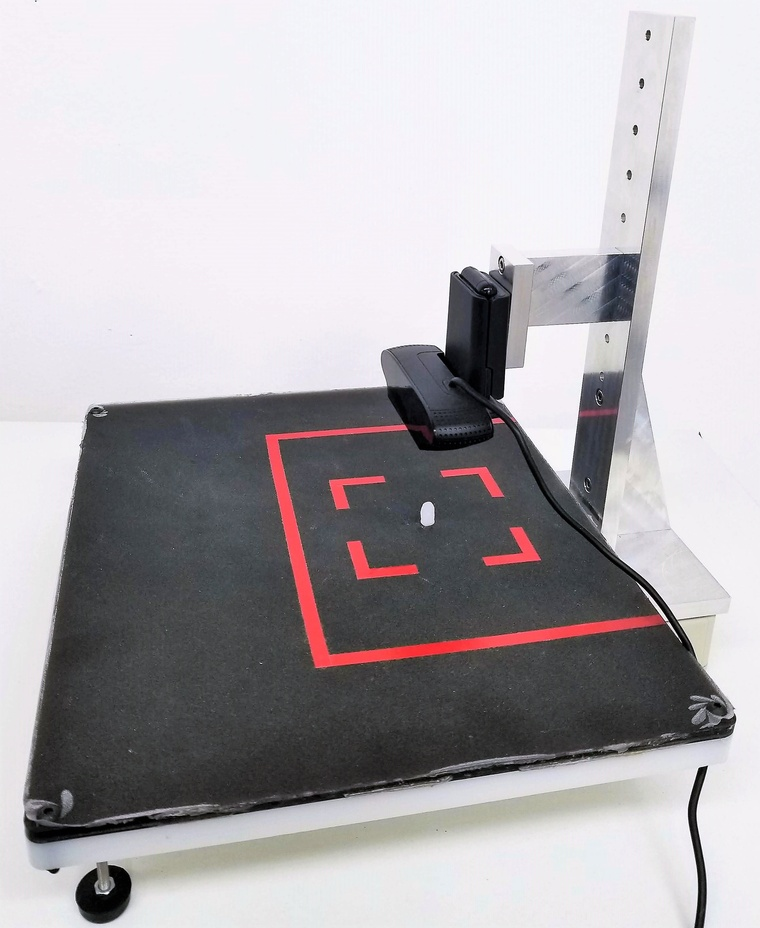
#> input picture presentation_images/Station.jpg, 760 x 928 px, shrunk from 2636 x 3219 before the run
$ python -i histogram_equilization.py   (imports and definitions only)
#> lines starting #> are read from the running program, lines starting #| are printed output that depends on the picture
#> further down, picture is the input picture: PIL image 760x928 RGB; mean R, G, B 175.3, 171.7, 175.3
from os import walk, remove
from os.path import join

from PIL import Image
from cv2 import imread, imwrite, IMREAD_GRAYSCALE, createCLAHE
from numpy import array


def correct_histogram(root_dir_path):
    clahe = createCLAHE(clipLimit=6.0, tileGridSize=(8, 8))

    for subdir, dirs, files in walk(root_dir_path):
        if subdir != root_dir_path:
            for file in files:
                if 'jpg' in file:
                    img_relative_path = join(subdir, file)
                    try:
                        imwrite(img_relative_path, clahe.apply(imread(img_relative_path, IMREAD_GRAYSCALE)))
                    except:
                        remove(img_relative_path)


def correct_histogram_of_single_image(image):
    clahe = createCLAHE(clipLimit=9.0, tileGridSize=(8, 8))
    cv2_image = array(image.convert('L'))
    cv2_image = clahe.apply(cv2_image)
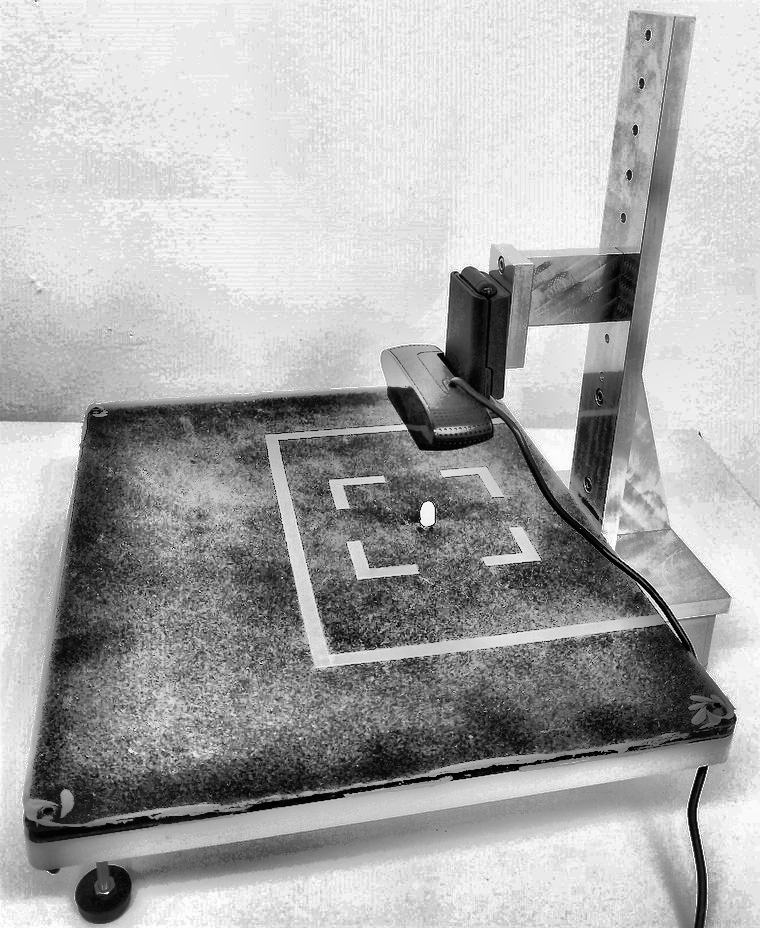
#> cv2_image: shape (928, 760); min 0, max 255, mean 171.2
    return Image.fromarray(cv2_image).convert('RGB')


# [2 lines not run here, left out]

>>> from PIL import Image
>>> picture = Image.open('../presentation_images/Station.jpg')
>>> result = correct_histogram_of_single_image(picture)
